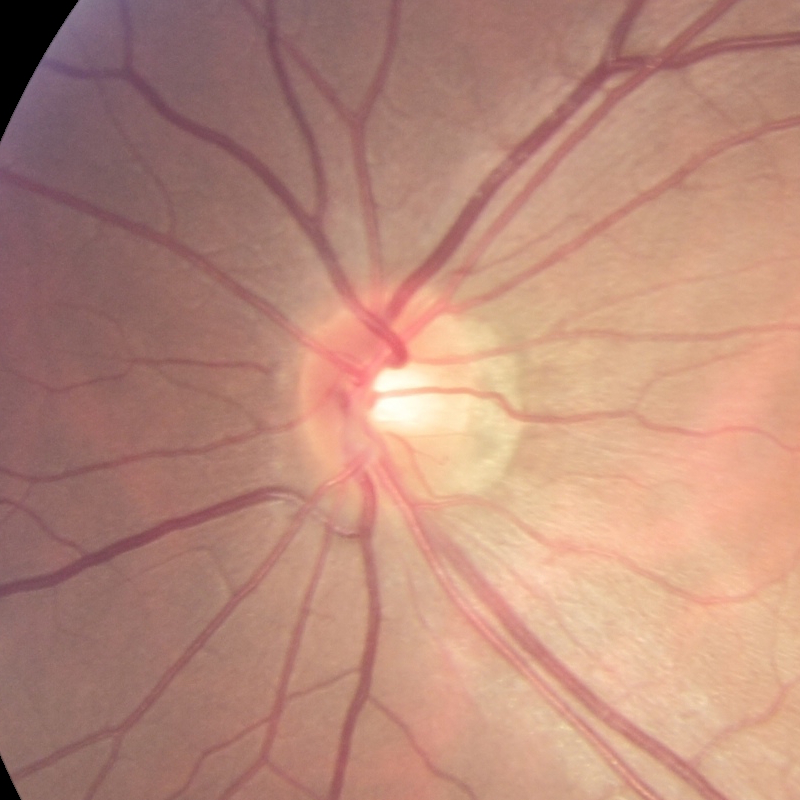
#> input picture V0018.png, 800 x 800 px
$ python FFT.py
#> lines starting #> are read from the running program, lines starting #| are printed output that depends on the picture; after the words box and inside, x2 and y2 are one past the last pixel; in counts of white or black regions, pixels touching at a corner belong together
#> further down, content is the input picture: shape (800, 800, 3); mean R, G, B 185.5, 138.9, 122.9
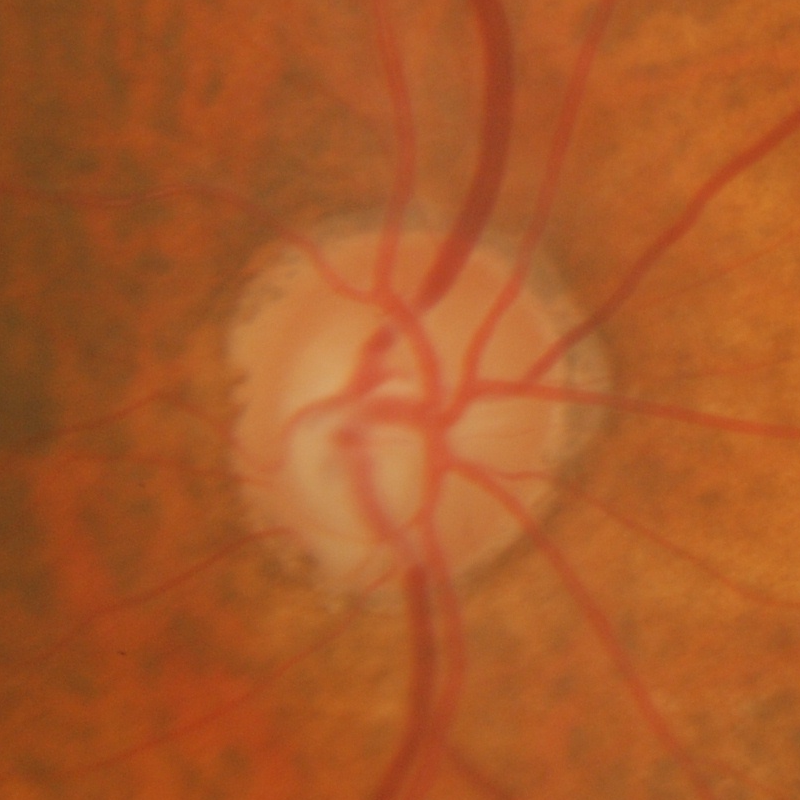
#> input picture gdrishtiGS_004.png, 800 x 800 px
#> further down, style is the input picture: shape (800, 800, 3); mean R, G, B 170, 89.5, 39.6
"""
基于傅里叶变换和逆变换的风格增强和风格迁移
图像 -- 傅里叶变换 -- 幅度（风格信息） + 相位（结构信息） -- 逆傅里叶变换
那么通过交换两张图像的幅度，或在幅度域引入扰动（噪声），以改变图像风格
"""
import numpy as np
import cv2
from PIL import Image
from matplotlib import pyplot as plt

def fft_style_transfer(img_src, img_ref, beta=0.5,mix = 1.0):
    # 转换到频域
#> called with beta = 0.5, mix = 0.549
    f_src = np.fft.fft2(img_src, axes=(0,1))
    f_ref = np.fft.fft2(img_ref, axes=(0,1))

    # 幅度 & 相位
    amp_src, pha_src = np.abs(f_src), np.angle(f_src)
    amp_ref = np.abs(f_ref)

    # 替换低频部分的幅度谱
    h, w, _ = img_src.shape
#> h = 800; w = 800
    b = int(np.floor(min(h, w) * beta))
#> b = 400
    c_h, c_w = h//2, w//2
#> c_h = 400; c_w = 400
    # amp_src[c_h-b:c_h+b, c_w-b:c_w+b, :] = amp_ref[c_h-b:c_h+b, c_w-b:c_w+b, :]
    #加权融合替代简单替换
    amp_src[c_h - b:c_h + b, c_w - b:c_w + b, :] = ((1 - mix) * amp_src[c_h - b:c_h + b, c_w - b:c_w + b, :]
                                                    + mix * amp_ref[c_h - b:c_h + b, c_w - b:c_w + b, :])

    # 逆变换回图像
    f_new = amp_src * np.exp(1j * pha_src)
    img_new = np.fft.ifft2(f_new, axes=(0,1)).real
    img_new = np.clip(img_new, 0, 255).astype(np.uint8)

    return img_new

def visualize_fft(img,save = False,save_path = None):
    # 转换为灰度（单通道）
#> called with save = False
    gray = cv2.cvtColor(img, cv2.COLOR_BGR2GRAY)

    # FFT
    f = np.fft.fft2(gray)
    fshift = np.fft.fftshift(f)

    # 幅度谱 (log scale)
    magnitude_spectrum = np.log(1 + np.abs(fshift))

    # 相位谱
    phase_spectrum = np.angle(fshift)

    # 可视化
    plt.figure(figsize=(12,4))

    plt.subplot(1,3,1)
    plt.imshow(gray, cmap='gray')
    plt.title("Original Image")
    plt.axis('off')

    plt.subplot(1,3,2)
    plt.imshow(magnitude_spectrum, cmap='gray')
    plt.title("Magnitude Spectrum (log)")
    plt.axis('off')

    plt.subplot(1,3,3)
    plt.imshow(phase_spectrum, cmap='gray')
    plt.title("Phase Spectrum")
    plt.axis('off')
    if save:
        plt.savefig(save_path)
    plt.show()


def random_style_fft(img, beta=0.2, noise_scale=0.3):
#> called with beta = 0.5, noise_scale = 0.715
    f = np.fft.fft2(img, axes=(0,1))
    amp, pha = np.abs(f), np.angle(f)

    h, w, _ = img.shape
#> h = 800; w = 800
    b = int(min(h,w) * beta)
#> b = 400
    c_h, c_w = h//2, w//2
#> c_h = 400; c_w = 400

    # 在低频区域加噪声
    noise = 1 + noise_scale * (np.random.rand(2*b, 2*b, 3) - 0.5)
    amp[c_h-b:c_h+b, c_w-b:c_w+b, :] *= noise

    f_new = amp * np.exp(1j * pha)
    img_new = np.fft.ifft2(f_new, axes=(0,1)).real
    return np.clip(img_new, 0, 255).astype(np.uint8)
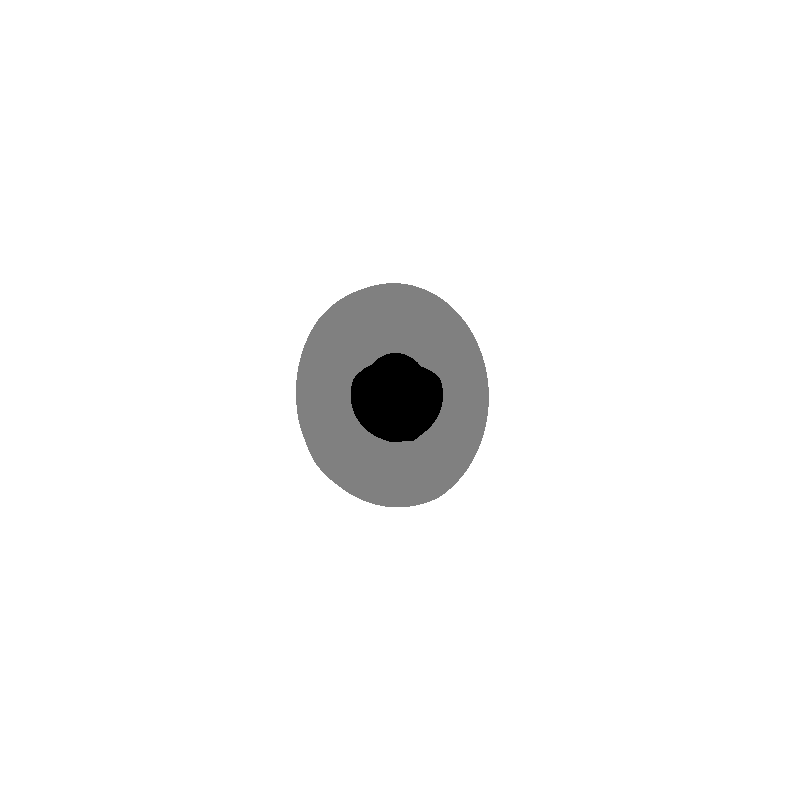
#> input picture V0018_mask.png, 800 x 800 px
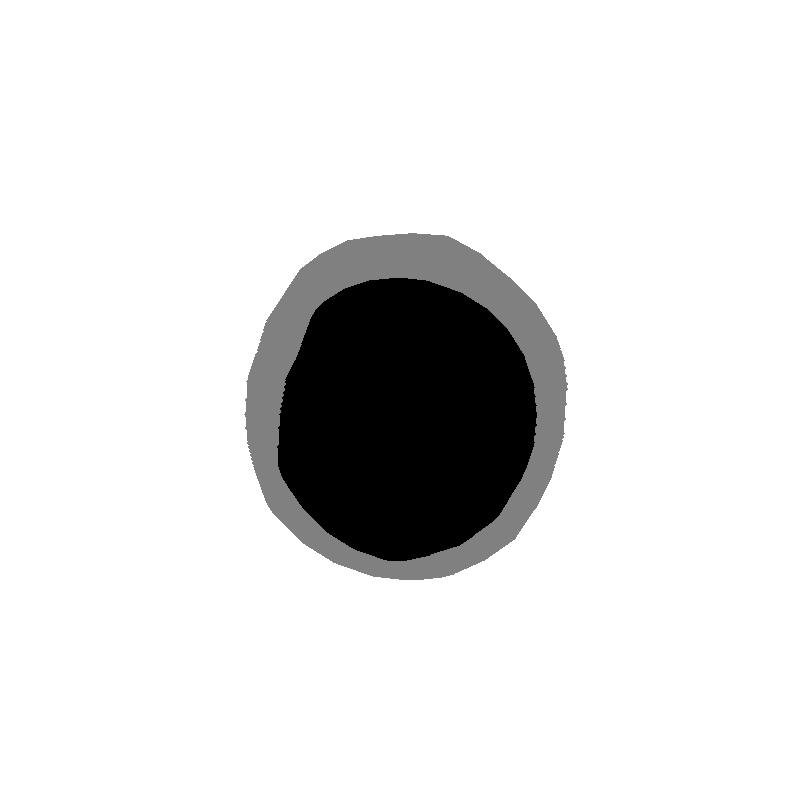
#> input picture gdrishtiGS_004_mask.png, 800 x 800 px

def fda_transfer_background(content, style, mask,
                            beta=0.08, mix=1.0, style_mask=None, feather=0):
    """
    将 content 中的“背景（mask==255）”通过 Fourier low-freq 替换成 style 风格。
    content, style: HxWx3, uint8 或 float32 (0-255)
    mask: HxW 单通道，label: background=255, disc=128, cup=0
    beta: 低频块半径占比 (0~0.5)，常用 0.05~0.2
    mix: 低频替换强度 (0~1)
    style_mask: 可选 HxW（同上标签），若提供则只用 style 的 background 区域来构造 style FFT
    feather: 边界羽化半径（像素，int）。0 表示不羽化，>0 会做高斯模糊软过渡
    """
#> called with beta = 0.08, mix = 0.584, feather = 1
    # ensure float32
    src = content.astype(np.float32)
    ref = style.astype(np.float32)
    h, w, _ = src.shape
#> h = 800; w = 800
    assert ref.shape[0] == h and ref.shape[1] == w, "content/style must be same size"

    # 背景二值掩码 (bool)
    bg = (mask == 255)
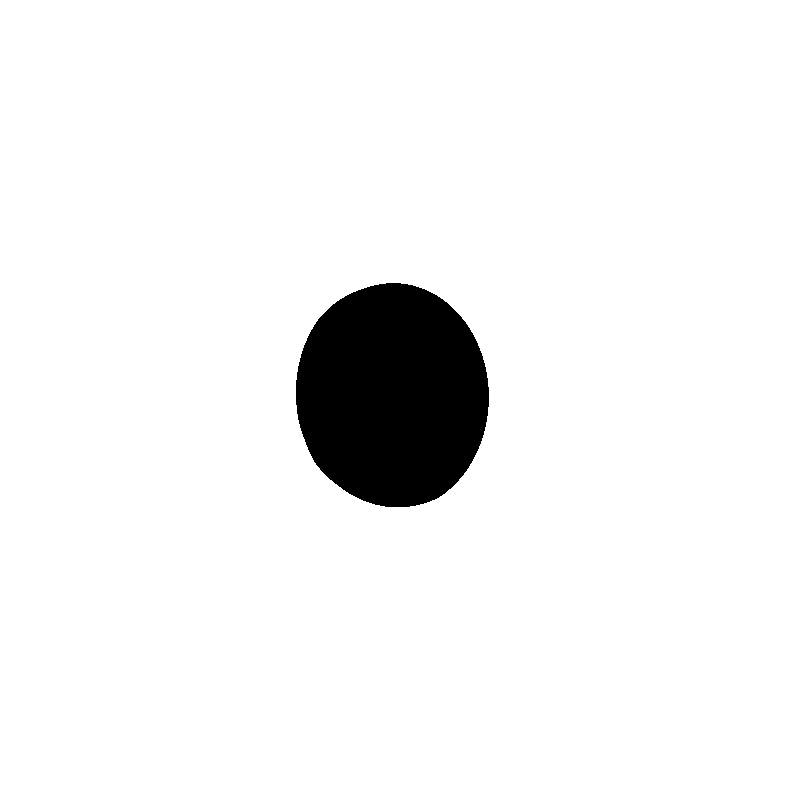
#> bg: shape (800, 800) bool; 94.7% white; 1 black region, box (x1, y1, x2, y2) and area: (296, 283, 489, 507) 34219

    # 若提供 style_mask，取 style 的 background 部分作为参考（否则用整张 style）
    if style_mask is not None:
        ref_bg = ref * (style_mask[:, :, None] == 255)
    else:
        ref_bg = ref

    # FFT 并把低频移到中心
    F_src = np.fft.fftshift(np.fft.fft2(src, axes=(0,1)), axes=(0,1))
    F_ref = np.fft.fftshift(np.fft.fft2(ref_bg, axes=(0,1)), axes=(0,1))

    amp_src = np.abs(F_src)
    pha_src = np.angle(F_src)
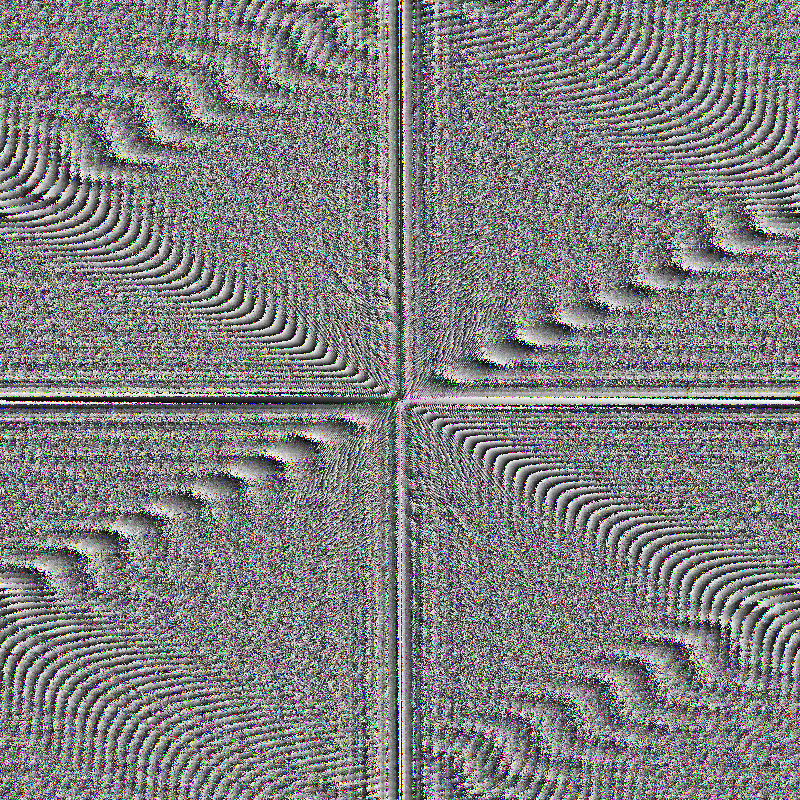
#> pha_src: shape (800, 800, 3) float64; mean of channels 0, 1, 2 9.82e-06, 9.82e-06, 1.44e-17; drawn with min black and max white
    amp_ref = np.abs(F_ref)

    # 低频块尺寸
    b = max(1, int(min(h, w) * beta))
#> b = 64
    c_h, c_w = h // 2, w // 2
#> c_h = 400; c_w = 400
    r1, r2 = c_h - b, c_h + b
    c1, c2 = c_w - b, c_w + b

    # 混合替换低频幅度谱
    amp_src[r1:r2, c1:c2, :] = (1.0 - mix) * amp_src[r1:r2, c1:c2, :] + \
                               mix * amp_ref[r1:r2, c1:c2, :]

    # 逆变换回空间域
    F_new = amp_src * np.exp(1j * pha_src)
    F_new = np.fft.ifftshift(F_new, axes=(0,1))
    img_new = np.fft.ifft2(F_new, axes=(0,1)).real
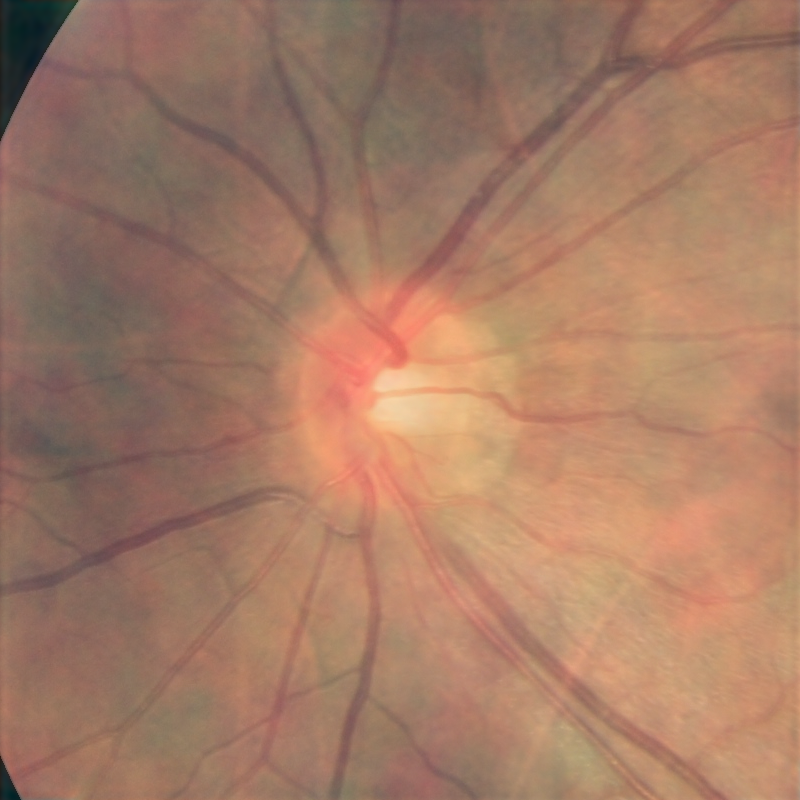
#> img_new: shape (800, 800, 3) float64; mean of channels 0, 1, 2 160.5, 100.7, 69; drawn with min black and max white
    img_new = np.clip(img_new, 0, 255).astype(np.uint8)

    # 输出：只把 background 区域从 img_new 拷回，其它保持 content
    if feather and feather > 0:
        # 软边界混合，避免突变（mask 先归一化到 0..1，再模糊）
        m = (bg.astype(np.float32))
        k = feather * 2 + 1
        m = cv2.GaussianBlur(m, (k, k), 0)  # 软边界
        m3 = m[:, :, None]
        out = (m3 * img_new.astype(np.float32) + (1.0 - m3) * src).astype(np.uint8)
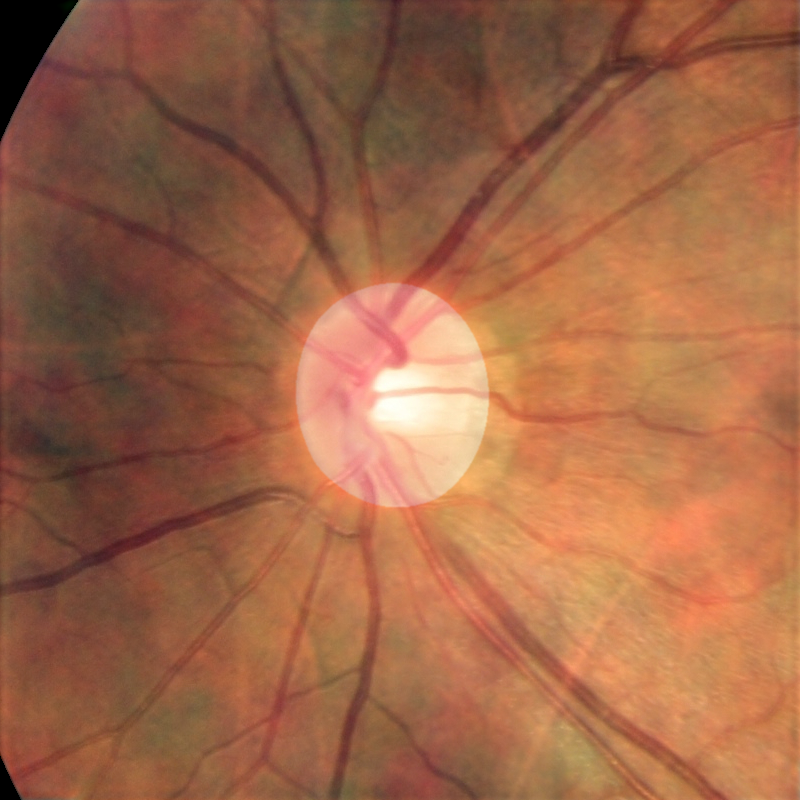
#> out: shape (800, 800, 3); mean of channels 0, 1, 2 159.8, 102.3, 72; drawn as R, G, B
    else:
        out = content.copy()
        out[bg] = img_new[bg]

    return out

if __name__ == '__main__':
    #1 FFT风格迁移
    content = np.array(Image.open('V0018.png'))
    style = np.array(Image.open('gdrishtiGS_004.png'))
    new_image = fft_style_transfer(content, style,mix = np.random.uniform(0,1))
    new_image = Image.fromarray(new_image)
    new_image.show()
    new_image.save('FFT_result.png')

    #2 可视化分解成的幅度和相位
    visualize_fft(content)
    visualize_fft(style)
    visualize_fft(np.array(new_image))

    #3 Fourier-based 随机风格变换
    noise_scale = np.random.uniform(low=0, high=1)
    random_style_image = random_style_fft(np.array(content),beta=0.5, noise_scale=noise_scale)
    Image.fromarray(random_style_image).show()

    #4 局部傅里叶变换：只对背景做变换
    content_mask = np.array(Image.open('V0018_mask.png').convert('L'))#Image会自动把单通道转化为三通道
    style_mask = np.array(Image.open('gdrishtiGS_004_mask.png').convert('L'))

    fda_background = fda_transfer_background(content, style, content_mask,beta = 0.08,
                                             mix = np.random.uniform(0,1),style_mask = style_mask,feather = 1)
    Image.fromarray(fda_background).show()
